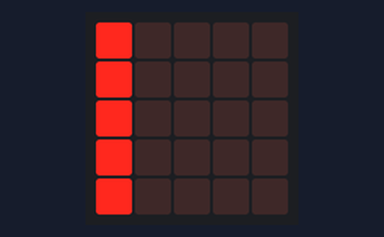
Simulated run of this program. Board: BBC micro:bit (MakeCode). Parts: the board's 5×5 LED display.

Above: at 0.65 s.
At 8.5 s:
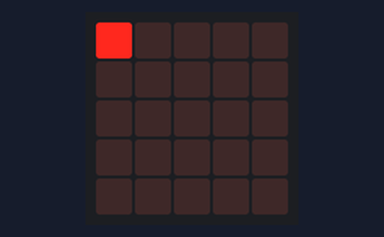
At 9.0 s:
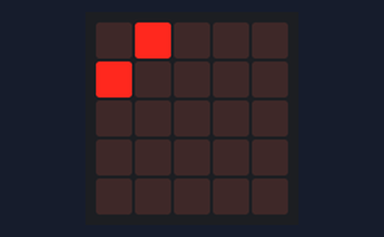
At 9.5 s:
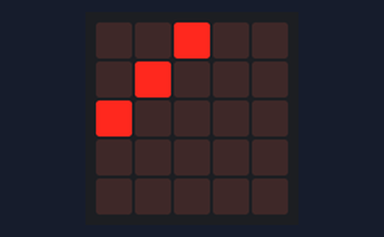
At 11.0 s:
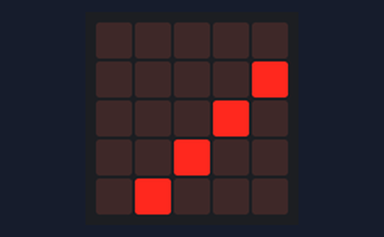
At 13.5 s:
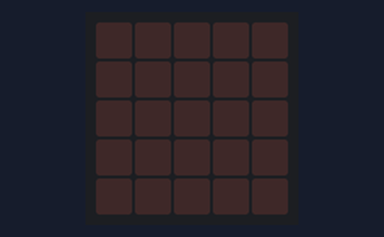

The program:

main.ts
```typescript
basic.forever(function () {
    for (let index = 0; index <= 5; index++) {
        basic.pause(100)
        for (let index1 = 0; index1 <= 5; index1++) {
            led.plot(index, index1)
            led.unplot(index - 1, index1 - 1)
            basic.pause(100)
        }
    }
    for (let index1 = 0; index1 <= 5; index1++) {
        basic.pause(100)
        for (let index = 0; index <= 5; index++) {
            led.plot(index, index1)
            led.unplot(index - 1, index1 - 1)
            basic.pause(100)
        }
    }
    basic.showLeds(`
        # . . . .
        . . . . .
        . . . . .
        . . . . .
        . . . . .
        `)
    basic.pause(100)
    basic.showLeds(`
        . # . . .
        # . . . .
        . . . . .
        . . . . .
        . . . . .
        `)
    basic.pause(100)
    basic.showLeds(`
        . . # . .
        . # . . .
        # . . . .
        . . . . .
        . . . . .
        `)
    basic.pause(100)
    basic.showLeds(`
        . . . # .
        . . # . .
        . # . . .
        # . . . .
        . . . . .
        `)
    basic.pause(100)
    basic.showLeds(`
        . . . . #
        . . . # .
        . . # . .
        . # . . .
        # . . . .
        `)
    basic.pause(100)
    basic.showLeds(`
        . . . . .
        . . . . #
        . . . # .
        . . # . .
        . # . . .
        `)
    basic.pause(100)
    basic.showLeds(`
        . . . . .
        . . . . .
        . . . . #
        . . . # .
        . . # . .
        `)
    basic.pause(100)
    basic.showLeds(`
        . . . . .
        . . . . .
        . . . . .
        . . . . #
        . . . # .
        `)
    basic.pause(100)
    basic.showLeds(`
        . . . . .
        . . . . .
        . . . . .
        . . . . .
        . . . . #
        `)
    basic.pause(100)
    basic.showLeds(`
        # # # # #
        # # # # #
        # # # # #
        # # # # #
        # # # # #
        `)
    basic.pause(100)
    basic.showLeds(`
        . . . . .
        . . . . .
        . . . . .
        . . . . .
        . . . . .
        `)
    basic.pause(100)
})
```

test.ts
```typescript
// ide kerülnek a tesztek; a rendszer ezt nem kompilálja, ha a csomagot bővítményként használják.
```

Measured:
- by itself, everything shown: repeats every 13.9 s, in 79 steps
- what the display in image 1 shows lasts 0.5 s, from 8.4 s to 8.9 s
- what the display in image 5 shows lasts 0.6 s, from 13.4 s to 14.0 s
